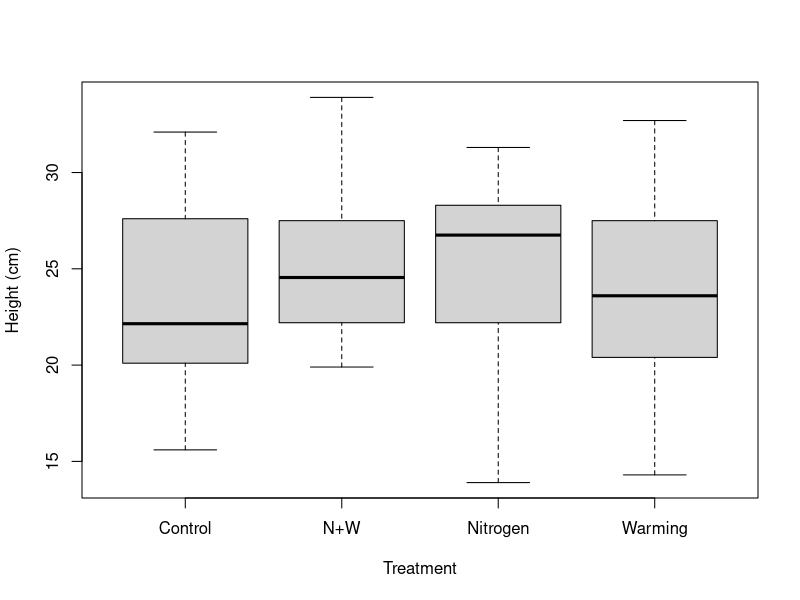
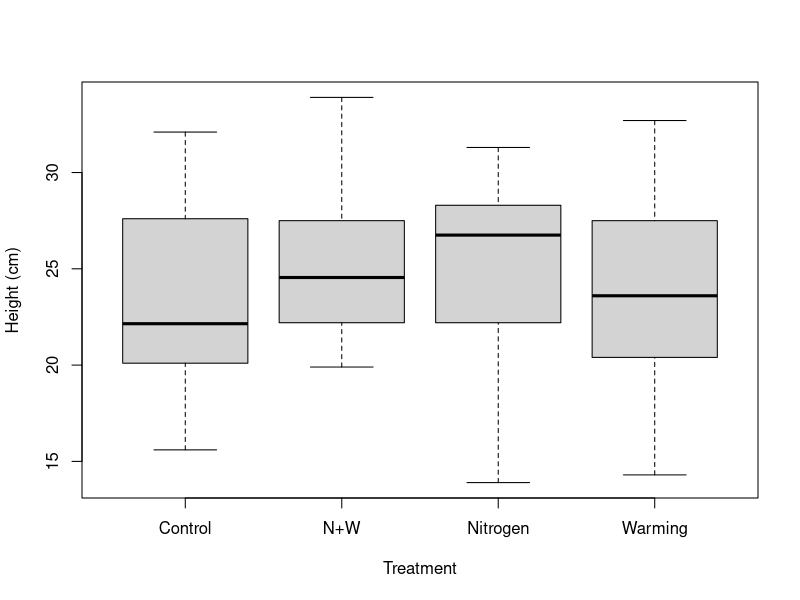
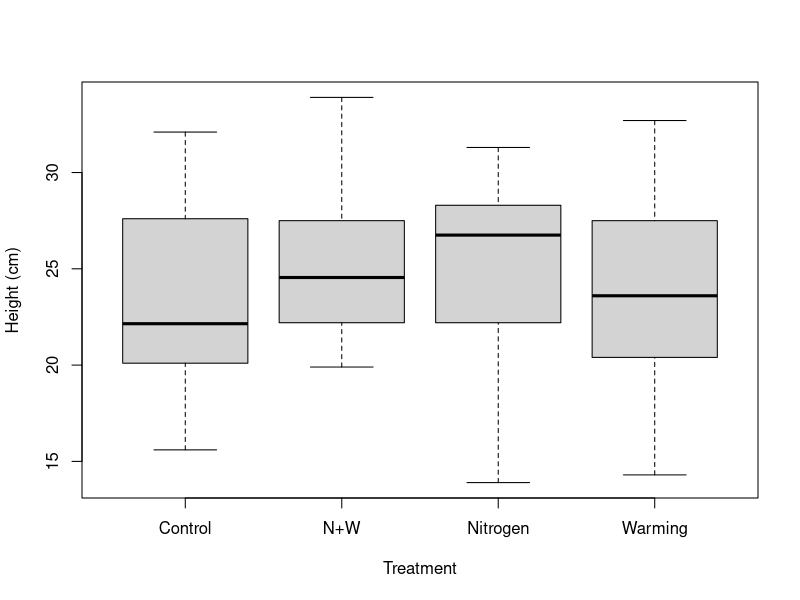

The R script that drew these images, in order:
## Read file into R
data_PREE <- read.csv("data/CIEE_Course_Teaching_Nema_Phytobiome.csv") # Teaching phytobiome data
head(data_PREE) # head of data

## Make graph
boxplot(data_PREE$Heightwk9_cm ~ data_PREE$Treatment, xlab = "Treatment", ylab = "Height (cm)") # plot plant height versus treatments

## Save output as jpeg
jpeg('output/phytobiome_height.jpeg')
boxplot(data_PREE$Heightwk9_cm ~ data_PREE$Treatment, xlab = "Treatment", ylab = "Height (cm)") # plot plant height versus treatments
dev.off()

jpeg('analysis/phytobiome_height.jpeg')
boxplot(data_PREE$Heightwk9_cm ~ data_PREE$Treatment, xlab = "Treatment", ylab = "Height (cm)") # plot plant height versus treatments
dev.off()